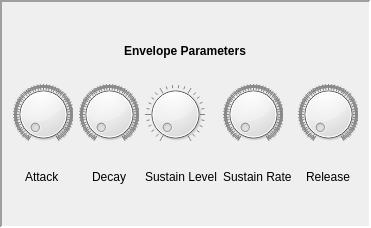
                     <widget class="QFrame" name="envelopeParamsFrame">
                      <property name="sizePolicy">
                       <sizepolicy hsizetype="Maximum" vsizetype="Expanding">
                        <horstretch>0</horstretch>
                        <verstretch>0</verstretch>
                       </sizepolicy>
                      </property>
                      <property name="frameShape">
                       <enum>QFrame::Panel</enum>
                      </property>
                      <property name="frameShadow">
                       <enum>QFrame::Sunken</enum>
                      </property>
                      <property name="lineWidth">
                       <number>2</number>
                      </property>
                      <property name="midLineWidth">
                       <number>0</number>
                      </property>
                      <layout class="QVBoxLayout" name="verticalLayout_16">
                       <property name="topMargin">
                        <number>2</number>
                       </property>
                       <property name="bottomMargin">
                        <number>2</number>
                       </property>
                       <item>
                        <spacer name="verticalSpacer_9">
                         <property name="orientation">
                          <enum>Qt::Vertical</enum>
                         </property>
                         <property name="sizeHint" stdset="0">
                          <size>
                           <width>20</width>
                           <height>40</height>
                          </size>
                         </property>
                        </spacer>
                       </item>
                       <item alignment="Qt::AlignHCenter">
                        <widget class="QLabel" name="envelopeParamsLabel">
                         <property name="maximumSize">
                          <size>
                           <width>16777215</width>
                           <height>14</height>
                          </size>
                         </property>
                         <property name="font">
                          <font>
                           <weight>75</weight>
                           <bold>true</bold>
                          </font>
                         </property>
                         <property name="text">
                          <string>Envelope Parameters</string>
                         </property>
                        </widget>
                       </item>
                       <item>
                        <layout class="QHBoxLayout" name="envelopeParamsHLayout">
                         <item>
                          <layout class="QVBoxLayout" name="attackVLayout">
                           <item>
                            <widget class="QDial" name="attackDialADSR">
                             <property name="sizePolicy">
                              <sizepolicy hsizetype="Maximum" vsizetype="Preferred">
                               <horstretch>0</horstretch>
                               <verstretch>0</verstretch>
                              </sizepolicy>
                             </property>
                             <property name="maximumSize">
                              <size>
                               <width>60</width>
                               <height>175885</height>
                              </size>
                             </property>
                             <property name="minimum">
                              <number>5</number>
                             </property>
                             <property name="maximum">
                              <number>15000</number>
                             </property>
                             <property name="singleStep">
                              <number>1</number>
                             </property>
                             <property name="notchesVisible">
                              <bool>true</bool>
                             </property>
                            </widget>
                           </item>
                           <item alignment="Qt::AlignHCenter">
                            <widget class="QLabel" name="attackLabel">
                             <property name="sizePolicy">
                              <sizepolicy hsizetype="Maximum" vsizetype="Preferred">
                               <horstretch>0</horstretch>
                               <verstretch>0</verstretch>
                              </sizepolicy>
                             </property>
                             <property name="text">
                              <string>Attack</string>
                             </property>
                            </widget>
                           </item>
                          </layout>
                         </item>
                         <item>
                          <layout class="QVBoxLayout" name="decayVLayout">
                           <item>
                            <widget class="QDial" name="decayDialADSR">
                             <property name="sizePolicy">
                              <sizepolicy hsizetype="Maximum" vsizetype="Preferred">
                               <horstretch>0</horstretch>
                               <verstretch>0</verstretch>
                              </sizepolicy>
                             </property>
                             <property name="maximumSize">
                              <size>
                               <width>60</width>
                               <height>16777215</height>
                              </size>
                             </property>
                             <property name="minimum">
                              <number>5</number>
                             </property>
                             <property name="maximum">
                              <number>15000</number>
                             </property>
                             <property name="notchesVisible">
                              <bool>true</bool>
                             </property>
                            </widget>
                           </item>
                           <item alignment="Qt::AlignHCenter">
                            <widget class="QLabel" name="decayLabel">
                             <property name="sizePolicy">
                              <sizepolicy hsizetype="Maximum" vsizetype="Preferred">
                               <horstretch>0</horstretch>
                               <verstretch>0</verstretch>
                              </sizepolicy>
                             </property>
                             <property name="text">
                              <string>Decay</string>
                             </property>
                            </widget>
                           </item>
                          </layout>
                         </item>
                         <item>
                          <layout class="QVBoxLayout" name="sustainVLayout">
                           <item>
                            <widget class="QDial" name="sustainLevelDialADSR">
                             <property name="sizePolicy">
                              <sizepolicy hsizetype="Maximum" vsizetype="Preferred">
                               <horstretch>0</horstretch>
                               <verstretch>0</verstretch>
                              </sizepolicy>
                             </property>
                             <property name="maximumSize">
                              <size>
                               <width>60</width>
                               <height>16777215</height>
                              </size>
                             </property>
                             <property name="notchesVisible">
                              <bool>true</bool>
                             </property>
                            </widget>
                           </item>
                           <item alignment="Qt::AlignHCenter">
                            <widget class="QLabel" name="sustainLevelLabel">
                             <property name="sizePolicy">
                              <sizepolicy hsizetype="Maximum" vsizetype="Preferred">
                               <horstretch>0</horstretch>
                               <verstretch>0</verstretch>
                              </sizepolicy>
                             </property>
                             <property name="text">
                              <string>Sustain Level</string>
                             </property>
                            </widget>
                           </item>
                          </layout>
                         </item>
                         <item>
                          <layout class="QVBoxLayout" name="releaseVLayout_5">
                           <item>
                            <widget class="QDial" name="sustainRateDialADSR">
                             <property name="sizePolicy">
                              <sizepolicy hsizetype="Maximum" vsizetype="Preferred">
                               <horstretch>0</horstretch>
                               <verstretch>0</verstretch>
                              </sizepolicy>
                             </property>
                             <property name="maximumSize">
                              <size>
                               <width>60</width>
                               <height>16777215</height>
                              </size>
                             </property>
                             <property name="maximum">
                              <number>1000</number>
                             </property>
                             <property name="notchesVisible">
                              <bool>true</bool>
                             </property>
                            </widget>
                           </item>
                           <item alignment="Qt::AlignHCenter">
                            <widget class="QLabel" name="sustainRateLabel">
                             <property name="sizePolicy">
                              <sizepolicy hsizetype="Maximum" vsizetype="Preferred">
                               <horstretch>0</horstretch>
                               <verstretch>0</verstretch>
                              </sizepolicy>
                             </property>
                             <property name="text">
                              <string>Sustain Rate</string>
                             </property>
                            </widget>
                           </item>
                          </layout>
                         </item>
                         <item>
                          <layout class="QVBoxLayout" name="releaseVLayout">
                           <item>
                            <widget class="QDial" name="releaseDialADSR">
                             <property name="sizePolicy">
                              <sizepolicy hsizetype="Maximum" vsizetype="Preferred">
                               <horstretch>0</horstretch>
                               <verstretch>0</verstretch>
                              </sizepolicy>
                             </property>
                             <property name="maximumSize">
                              <size>
                               <width>60</width>
                               <height>16777215</height>
                              </size>
                             </property>
                             <property name="minimum">
                              <number>1</number>
                             </property>
                             <property name="maximum">
                              <number>15000</number>
                             </property>
                             <property name="notchesVisible">
                              <bool>true</bool>
                             </property>
                            </widget>
                           </item>
                           <item alignment="Qt::AlignHCenter">
                            <widget class="QLabel" name="releaseLabel">
                             <property name="sizePolicy">
                              <sizepolicy hsizetype="Maximum" vsizetype="Preferred">
                               <horstretch>0</horstretch>
                               <verstretch>0</verstretch>
                              </sizepolicy>
                             </property>
                             <property name="text">
                              <string>Release</string>
                             </property>
                            </widget>
                           </item>
                          </layout>
                         </item>
                        </layout>
                       </item>
                       <item>
                        <spacer name="verticalSpacer_10">
                         <property name="orientation">
                          <enum>Qt::Vertical</enum>
                         </property>
                         <property name="sizeHint" stdset="0">
                          <size>
                           <width>20</width>
                           <height>40</height>
                          </size>
                         </property>
                        </spacer>
                       </item>
                      </layout>
                     </widget>
